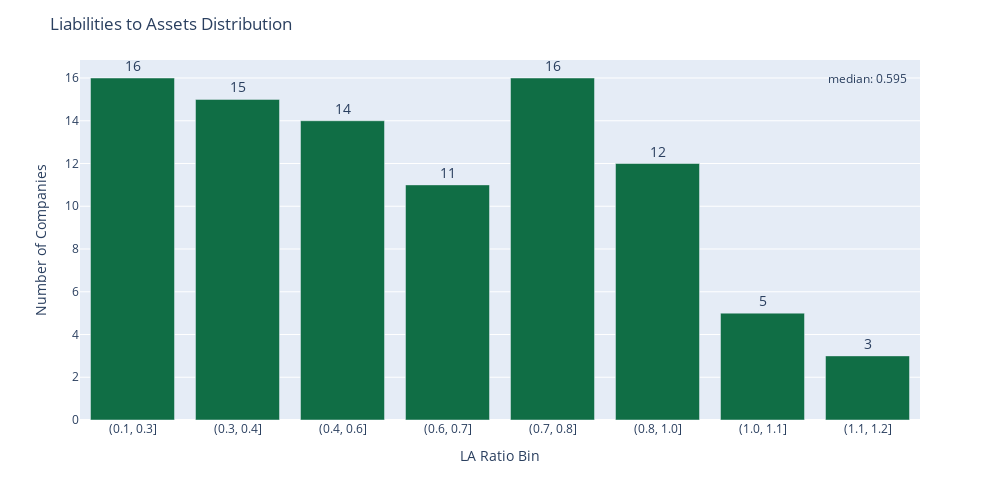

Notebook source saved alongside this figure:
### Code cell
la_ratio_top = analysis_df['la_ratio'].mean() + analysis_df['la_ratio'].std()

la_analysis_df = analysis_df[analysis_df['la_ratio'] < la_ratio_top]
la_analysis_df.loc[:,'la_ratio_bin'] = pd.cut(la_analysis_df['la_ratio'], 8, precision = 1)
la_analysis_df2 = la_analysis_df[['ticker','la_ratio_bin']].groupby('la_ratio_bin').count().reset_index()
la_analysis_df2.loc[:,'la_ratio_bin'] = la_analysis_df2['la_ratio_bin'].astype('str')


fig = px.bar(la_analysis_df2, x='la_ratio_bin', y='ticker', text = 'ticker')

fig.update_traces(textposition='outside',
                  texttemplate='%{text}',
                  marker_color='#106e45',
                  textfont_size=14)

fig.update_layout(title_text = 'Liabilities to Assets Distribution',
                  yaxis_title = 'Number of Companies',
                  xaxis_title = 'LA Ratio Bin',
                  height = 500, width = 1000)

fig.add_annotation(x=7, y=16,
            text="median: {}".format(analysis_df['la_ratio'].median()),
            showarrow=False)

fig.update_layout(showlegend=False)

fig.show()

### Figure 1 — Plotly figure (JSON) as saved in the notebook; plotly's stock layout.template omitted (floating-point values rounded to 4 significant figures)
{"data": [{"alignmentgroup": "True", "hoverlabel": {"namelength": 0}, "hovertemplate": "la_ratio_bin=%{x}<br>ticker=%{text}", "legendgroup": "", "marker": {"color": "#106e45"}, "name": "", "offsetgroup": "", "orientation": "v", "showlegend": false, "text": [16, 15, 14, 11, 16, 12, 5, 3], "textfont": {"size": 14}, "textposition": "outside", "texttemplate": "%{text}", "type": "bar", "x": ["(0.1, 0.3]", "(0.3, 0.4]", "(0.4, 0.6]", "(0.6, 0.7]", "(0.7, 0.8]", "(0.8, 1.0]", "(1.0, 1.1]", "(1.1, 1.2]"], "xaxis": "x", "y": [16, 15, 14, 11, 16, 12, 5, 3], "yaxis": "y"}], "layout": {"annotations": [{"showarrow": false, "text": "median: 0.595", "x": 7, "y": 16}], "barmode": "relative", "height": 500, "legend": {"tracegroupgap": 0}, "margin": {"t": 60}, "showlegend": false, "title": {"text": "Liabilities to Assets Distribution"}, "width": 1000, "xaxis": {"anchor": "y", "domain": [0, 1], "title": {"text": "LA Ratio Bin"}}, "yaxis": {"anchor": "x", "domain": [0, 1], "title": {"text": "Number of Companies"}}}}
